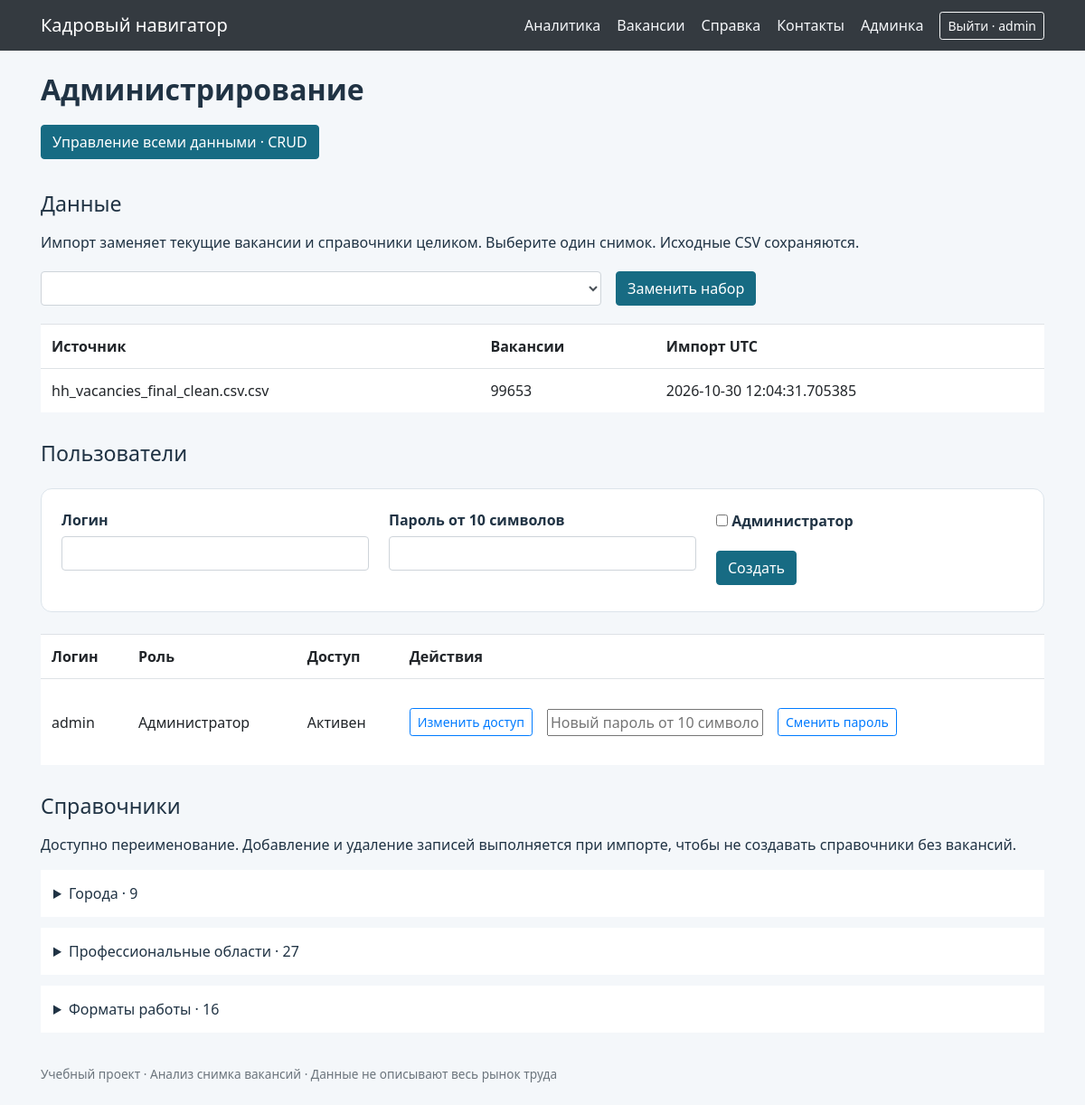
The page /admin/ (signed in) on the database its author committed.
### backend/database/models/users_model.py (models this page shows)
class User(db.Model):
    id: Mapped[int] = mapped_column(primary_key=True)
    username: Mapped[str] = mapped_column(unique=True)
    password_hash: Mapped[str]
    is_admin: Mapped[bool] = mapped_column(default=False)
    active: Mapped[bool] = mapped_column(default=True)

### backend/database/models/imports_model.py (models this page shows)
class ImportLog(db.Model):
    id: Mapped[int] = mapped_column(primary_key=True)
    filename: Mapped[str]
    rows: Mapped[int]
    created_at: Mapped[datetime] = mapped_column(default=lambda: datetime.now(timezone.utc))

### backend/api/admin_api.py (the view, shortened to what this page needs)
@bp.route("/", methods=["GET", "POST"])
@admin_required
def index() -> Any:
    folder = Path(current_app.config["DATASET_DIR"])
    files = sorted(p.name for p in folder.glob("*.csv"))
    return render_template("admin.html", files=files,
        users=db.session.scalars(db.select(User).order_by(User.id)).all(),
        logs=db.session.scalars(db.select(ImportLog).order_by(ImportLog.id.desc()).limit(10)).all(),
        dictionaries=[("city", "Города", db.session.scalars(db.select(City)).all()),
                      ("category", "Профессиональные области", db.session.scalars(db.select(Category)).all()),
                      ("format", "Форматы работы", db.session.scalars(db.select(WorkFormat)).all())])

### backend/api/auth_api.py (called while the page is built)
def current_user() -> User | None:
    user = db.session.get(User, session.get("user_id")) if session.get("user_id") else None
    return user if user and user.active else None

def login_required(view: Callable) -> Callable:
    @wraps(view)
    def wrapped(*args: Any, **kwargs: Any) -> Any:
        if not current_user():
            return redirect(url_for("auth.login"))
        return view(*args, **kwargs)
    return wrapped

def admin_required(view: Callable) -> Callable:
    @wraps(view)
    @login_required
    def wrapped(*args: Any, **kwargs: Any) -> Any:
        if not current_user().is_admin:
            abort(403)
        return view(*args, **kwargs)
    return wrapped

### main.py (called while the page is built)
def protect_forms() -> None:
    if request.method == "POST" and not request.path.startswith("/api/"):
        expected = session.get("csrf", "")
        if not expected or not secrets.compare_digest(expected, request.form.get("csrf_token", "")):
            abort(400, description="Форма устарела. Обновите страницу и повторите действие.")

def template_context() -> dict:
    session.setdefault("csrf", secrets.token_urlsafe(32))
    user = db.session.get(User, session.get("user_id")) if session.get("user_id") else None
    return {"viewer": user if user and user.active else None, "csrf_token": session["csrf"]}

### templates/admin.html (shortened to what this page needs)
{% extends 'base.html' %}{% block content %}<h1>Администрирование</h1><p><a class="btn btn-primary" href="{{ url_for('crud.browser_list',entity='vacancies') }}">Управление всеми данными · CRUD</a></p><h2>Данные</h2><p>Импорт заменяет текущие вакансии и справочники целиком. Выберите один снимок. Исходные CSV сохраняются.</p><form class="actions" method="post"><input type="hidden" name="csrf_token" value="{{ csrf_token }}"><input type="hidden" name="action" value="import"><select class="form-control" name="filename" required>{% for f in files %}<option>{{ f }}</option>{% endfor %}</select><button class="btn btn-primary">Заменить набор</button></form>
<table class="table"><tr><th>Источник</th><th>Вакансии</th><th>Импорт UTC</th></tr>{% for log in logs %}<tr><td>{{ log.filename }}</td><td>{{ log.rows }}</td><td>{{ log.created_at }}</td></tr>{% endfor %}</table>
<h2>Пользователи</h2><form class="filter-panel" method="post"><input type="hidden" name="csrf_token" value="{{ csrf_token }}"><input type="hidden" name="action" value="create_user"><label>Логин<input class="form-control" name="username" required minlength="3" maxlength="40"></label><label>Пароль от 10 символов<input class="form-control" name="password" type="password" minlength="10" required></label><div><label><input type="checkbox" name="is_admin"> Администратор</label><button class="btn btn-primary">Создать</button></div></form>
<table class="table"><tr><th>Логин</th><th>Роль</th><th>Доступ</th><th>Действия</th></tr>{% for user in users %}<tr><td>{{ user.username }}</td><td>{{ 'Администратор' if user.is_admin else 'Аналитик' }}</td><td>{{ 'Активен' if user.active else 'Заблокирован' }}</td><td><form class="actions" method="post"><input type="hidden" name="csrf_token" value="{{ csrf_token }}"><input type="hidden" name="user_id" value="{{ user.id }}"><button class="btn btn-outline-primary btn-sm" name="action" value="toggle_user">Изменить доступ</button><input name="password" type="password" placeholder="Новый пароль от 10 символов"><button class="btn btn-outline-primary btn-sm" name="action" value="reset_password">Сменить пароль</button></form></td></tr>{% endfor %}</table>
<h2>Справочники</h2><p>Доступно переименование. Добавление и удаление записей выполняется при импорте, чтобы не создавать справочники без вакансий.</p>{% for key, title, items in dictionaries %}<details><summary>{{ title }} · {{ items|length }}</summary></details>{% endfor %}{% endblock %}

### templates/base.html (shortened to what this page needs)
<!doctype html>
<html lang="ru"><head><meta charset="utf-8"><meta name="viewport" content="width=device-width, initial-scale=1">
<link rel="stylesheet" href="{{ url_for('static',filename='vendor/bootstrap/bootstrap.min.css') }}">
<link rel="stylesheet" href="{{ url_for('static',filename='css/style.css') }}"></head>
<body><header><nav class="navbar navbar-dark bg-dark"><div class="container">
<a class="navbar-brand" href="{{ url_for('pages.index') }}">Кадровый навигатор</a>
<div class="navlinks"><a href="{{ url_for('pages.index') }}">Аналитика</a><a href="{{ url_for('pages.vacancies') }}">Вакансии</a>
<a href="{{ url_for('pages.help_page') }}">Справка</a><a href="{{ url_for('pages.contacts') }}">Контакты</a>
{% if viewer %}{% if viewer.is_admin %}<a href="{{ url_for('admin.index') }}">Админка</a>{% endif %}
<form method="post" action="{{ url_for('auth.logout') }}"><input type="hidden" name="csrf_token" value="{{ csrf_token }}"><button class="btn btn-sm btn-outline-light">Выйти · {{ viewer.username }}</button></form>
{% else %}<a href="{{ url_for('auth.login') }}">Войти</a>{% endif %}</div></div></nav></header>
<main class="container py-4">{% for message in get_flashed_messages() %}<div class="alert alert-info">{{ message }}</div>{% endfor %}{% block content %}{% endblock %}</main>
<footer class="container pb-4 text-muted">Учебный проект · Анализ снимка вакансий · Данные не описывают весь рынок труда</footer>
<script src="{{ url_for('static',filename='vendor/bootstrap/bootstrap.bundle.min.js') }}"></script></body></html>

### static/css/style.css (style rules this page uses)
body { background:#f4f7fa;color:#203344;font-family:Segoe UI,Arial,sans-serif }
h1 { font-size:2rem;font-weight:700;margin-bottom:1rem }
h2 { font-size:1.45rem;margin:2rem 0 1rem }
a { color:#176b83 }
.navlinks { display:flex;align-items:center;gap:18px;flex-wrap:wrap }
.navlinks a { color:#f5f7fa }
.navlinks form { margin:0 }
.filter-panel { background:white;border:1px solid #dce4eb;border-radius:12px;padding:22px;display:grid;grid-template-columns:1fr 1fr 1fr;gap:22px;margin:24px 0 }
label { display:block;width:100%;font-weight:600 }
label input,label select { margin:6px 0 15px }
.btn-primary { background:#176b83;border-color:#176b83 }
.btn { margin:4px 0 }
.actions { display:flex;align-items:center;gap:16px;margin:16px 0 }
.actions .form-control { max-width:620px }
.table { background:white }
.table td { vertical-align:middle }
details { padding:14px;background:white;margin-bottom:12px }
footer { font-size:.85rem }

### rows shown on the page
User: username "admin", is_admin "Администратор", active "Активен"
ImportLog: filename "hh_vacancies_final_clean.csv.csv", rows "99653", created_at "2026-10-30 12:04:31.705385"

### other values the page prints
{{ title }} "Города" "Профессиональные области" "Форматы работы"
{{ items|length }} "9" "27" "16"
